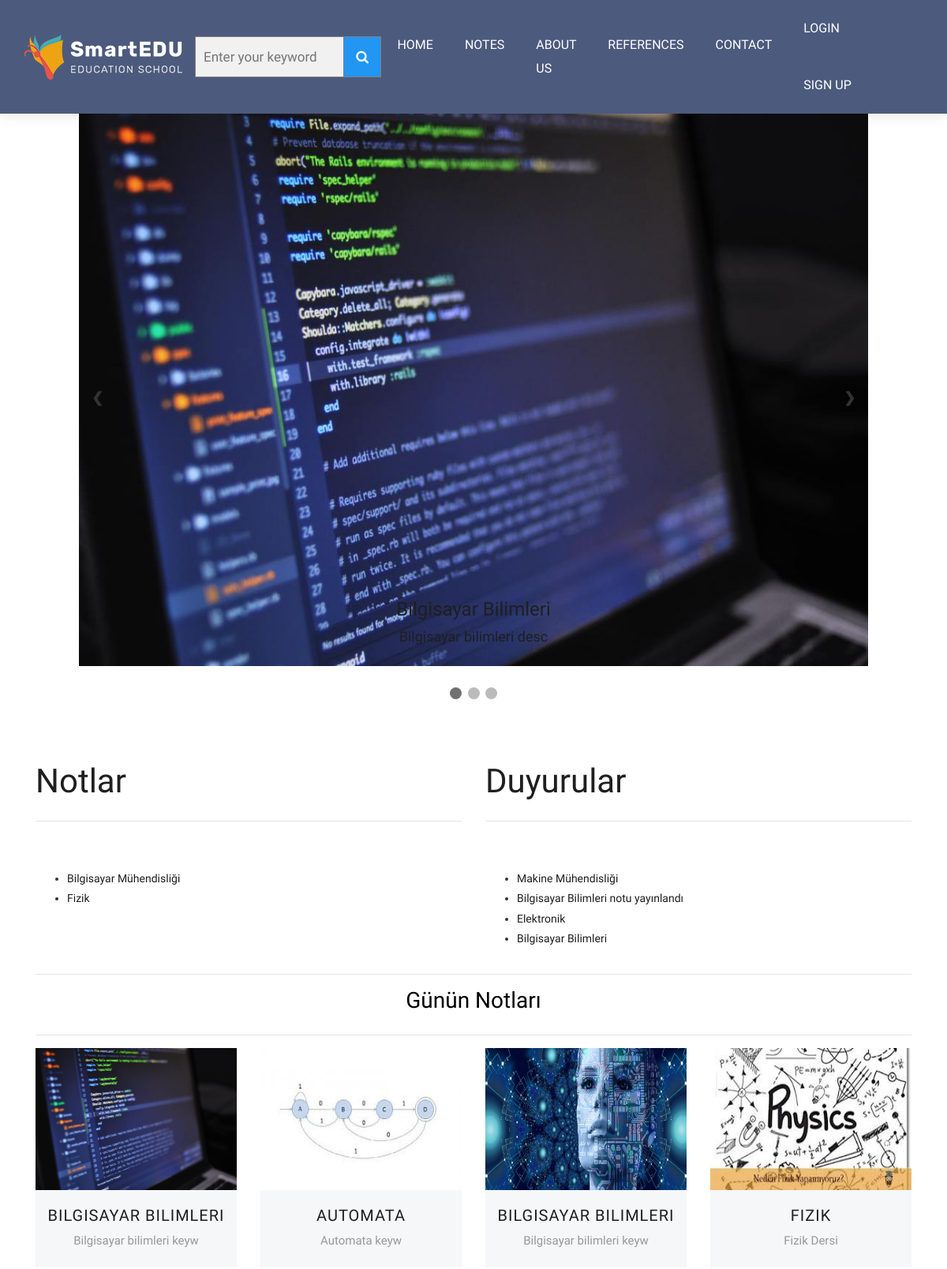
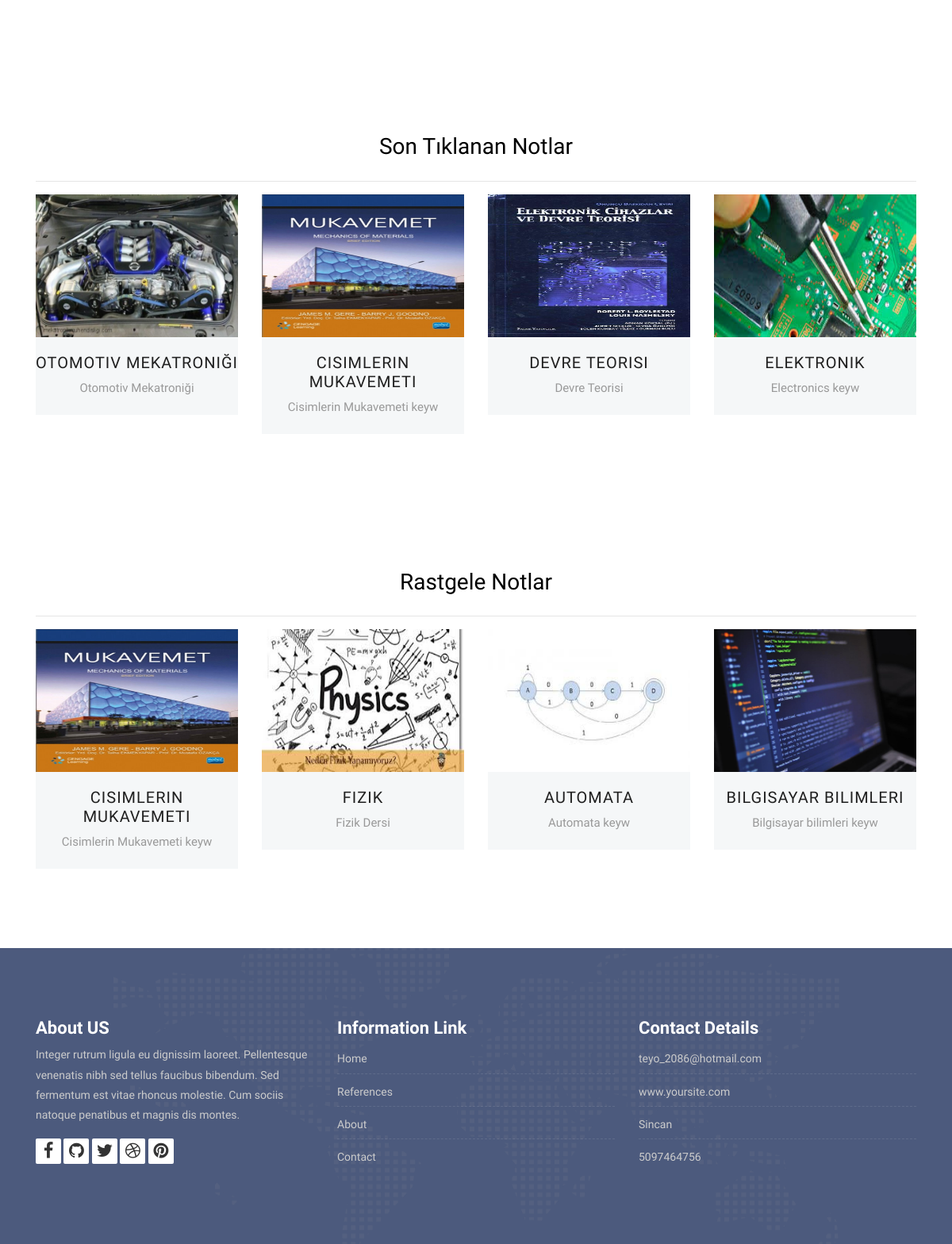
The page / on the database its author committed (2 pictures, top to bottom).
### Note/models.py (models this page shows, shortened)
class Note(models.Model):
    STATUS = (
        ('True', 'Evet'),
        ('False', 'Hayır'),
    )
    category=models.ForeignKey(Category,on_delete=models.CASCADE)#category tablosu ile ilişki
    title = models.CharField(blank=True,max_length=100)
    keywords = models.CharField(blank=True,max_length=255)
    description = models.CharField(blank=True,max_length=255)
    image = models.ImageField(blank=True,upload_to='images/')
    status = models.CharField(max_length=10, choices=STATUS)
    slug = models.SlugField(null=False,unique=True)
    detail=RichTextUploadingField()
    created_at=models.DateTimeField(auto_now_add=True)
    updated_at=models.DateTimeField(auto_now=True)

### content/models.py (models this page shows, shortened)
class Content(models.Model):
    STATUS = (
        ('True', 'Evet'),
        ('False', 'Hayır'),
    )
    user=models.ForeignKey(User,on_delete=models.SET_NULL,null=True)
    type=models.CharField(max_length=10,choices=TYPE)
    title=models.CharField(max_length=150)
    keywords=models.CharField(blank=True,max_length=255)
    description=models.CharField(blank=True,max_length=255)
    image=models.ImageField(upload_to='images/')
    detail=RichTextUploadingField()
    slug=models.SlugField(null=False,unique=True)
    status=models.CharField(max_length=10,choices=STATUS)
    create_at=models.DateTimeField(auto_now_add=True)
    update_at=models.DateTimeField(auto_now=True)
    def image_tag(self):
        return mark_safe('<img src="{}" height="50"/>'.format(self.image.url))
    image_tag.short_description='Image'

### home/models.py (models this page shows, shortened)
class Setting(models.Model):
    STATUS = (
        ('True', 'Evet'),
        ('False', 'Hayır'),
    )
    title = models.CharField(max_length=150)
    keywords = models.CharField(max_length=250)
    description = models.CharField(max_length=250)
    company = models.CharField(max_length=50)
    address = models.CharField(max_length=150,blank=True)
    phone = models.CharField(max_length=15,blank=True)
    fax = models.CharField(max_length=15,blank=True)
    email = models.CharField(max_length=50,blank=True)
    smtpserver = models.CharField(max_length=20,blank=True)
    smtpsemail = models.CharField(max_length=20,blank=True)
    smtppassword = models.CharField(max_length=10,blank=True)
    smtpport = models.CharField(max_length=5,blank=True)
    icon=models.ImageField(blank=True,upload_to='images/')
    facebook = models.CharField(max_length=150,blank=True)
    Instagram = models.CharField(max_length=150,blank=True)
    twitter= models.CharField(max_length=150,blank=True)
    aboutus = RichTextUploadingField(blank=True)
    contactus = RichTextUploadingField(blank=True)
    references = RichTextUploadingField(blank=True)
    status = models.CharField(max_length=10, choices=STATUS)
    created_at=models.DateTimeField(auto_now_add=True)
    updated_at=models.DateTimeField(auto_now=True)

### home/views.py (the view)
# urls.py: path('',views.index,name='index'),
def index(request):
    setting= Setting.objects.get(pk=1)
    sliderdata=Note.objects.all()[:3]
    category=Category.objects.all()
    daynotes=Note.objects.all()[:4]
    lastnotes = Note.objects.all().order_by('-id')[:4]
    randomnotes = Note.objects.all().order_by('?')[:4]
    news=Content.objects.filter(type='not',status='True').order_by('-id')[:4]
    announcements=Content.objects.filter(type='duyuru',status='True').order_by('-id')[:4]
    context={'setting':setting,
             'category':category,
             'news':news,
             'announcements':announcements,
             'page':'home',
             'sliderdata':sliderdata,
             'daynotes':daynotes,
             'lastnotes':lastnotes,
             'randomnotes':randomnotes,
             }
    return render(request,'index.html' ,context)

### home/templates/index.html (shortened to what this page needs)
{% extends "homebase.html" %}
{% block slider %}{% include "slider.html" %}{% endblock %}
{% block content %}{% include "content.html" %}{% endblock %}

### home/templates/slider.html
{% load static %}
<div class="slideshow-container">
    {% for rs in sliderdata %}
        <div class="mySlides">
            <div class="numbertext"></div>
            <a href="/note/{{ rs.id }}/{{ rs.slug }}"><img src="{{ rs.image.url }}" alt="" style="width:100%" height="700 px"></a>
            <div class="text">
                <h1>{{ rs.title }}</h1>
                <h3 class="flex-md-wrap">{{ rs.description }}</h3>
            </div>
        </div>
    {% endfor %}
    <a class="prev" onclick="plusSlides(-1)">&#10094;</a>
    <a class="next" onclick="plusSlides(1)">&#10095;</a>
</div>
<br>
<div style="text-align:center">
    <span class="dot" onclick="currentSlide(1)"></span>
    <span class="dot" onclick="currentSlide(2)"></span>
    <span class="dot" onclick="currentSlide(3)"></span>
</div>

### home/templates/content.html
{% load static %}
<div id="notes" class="section wb">
    <div class="container">
        <div class="row">
            <div class="col-md-6">
                <div class="section-title">
                    <h3 class="title">Notlar</h3>
                    <hr>
                </div>
                <ul class="list">
                    {% for rs in news %}
                        <li><a href="/content/{{ rs.id }}/{{ rs.slug }}">{{ rs.title }}</a></li>
                    {% endfor %}
                </ul>
            </div>
            <div class="col-md-6">
                <div class="section-title">
                    <h3 class="title">Duyurular</h3>
                    <hr>
                </div>
                <ul class="list">
                    {% for rs in announcements %}
                        <li><a href="/content/{{ rs.id }}/{{ rs.slug }}">{{ rs.title }}</a></li>
                    {% endfor %}
                </ul>
            </div>
        </div>
        <hr>
    </div>
    <div class="container">
        <h2>Günün Notları</h2>
        <hr>
        <div class="row">
            {% for rs in daynotes %}
                <div class="col-lg-3 col-md-6 col-12">
                    <div class="our-team">
                        <div class="team-img">
                            <img src="{{ rs.image.url }}" alt="" style="height: 180px">
                        </div>
                        <div class="team-content">
                            <a href="/note/{{ rs.id }}/{{ rs.slug }}"><h3 class="title">{{ rs.title }}</h3></a>
                            <span class="post">{{ rs.keywords }}</span>
                        </div>
                    </div>
                </div>
            {% endfor %}
        </div>
    </div>
</div>
<div id="notes" class="section wb">
    <div class="container">
        <h2>Son Tıklanan Notlar</h2>
        <hr>
        <div class="row">
            {% for rs in lastnotes %}
                <div class="col-lg-3 col-md-6 col-12">
                    <div class="our-team">
                        <div class="team-img">
                            <img src="{{ rs.image.url }}" alt="" style="height: 180px">
                        </div>
                        <div class="team-content">
                            <a href="/note/{{ rs.id }}/{{ rs.slug }}"><h3 class="title">{{ rs.title }}</h3></a>
                            <span class="post">{{ rs.keywords }}</span>
                        </div>
                    </div>
                </div>
            {% endfor %}
        </div>
    </div>
</div>
<div id="notes" class="section wb">
    <div class="container">
        <h2>Rastgele Notlar</h2>
        <hr>
        <div class="row">
            {% for rs in randomnotes %}
                <div class="col-lg-3 col-md-6 col-12">
                    <div class="our-team">
                        <div class="team-img">
                            <img src="{{ rs.image.url }}" alt="" style="height: 180px">
                        </div>
                        <div class="team-content">
                            <a href="/note/{{ rs.id }}/{{ rs.slug }}"><h3 class="title">{{ rs.title }}</h3></a>
                            <span class="post">{{ rs.keywords }}</span>
                        </div>
                    </div>
                </div>
            {% endfor %}
        </div>
    </div>
</div>

### home/templates/footer.html (shortened to what this page needs)
{% load static %}
<footer class="footer">
        <div class="container">
            <div class="row">
                <div class="col-lg-4 col-md-4 col-xs-12">
                    <div class="widget clearfix">
                        <div class="widget-title">
                            <h3>About US</h3>
                        </div>
                        <p> Integer rutrum ligula eu dignissim laoreet. Pellentesque venenatis nibh sed tellus faucibus bibendum. Sed fermentum est vitae rhoncus molestie. Cum sociis natoque penatibus et magnis dis montes.</p>
						<div class="footer-right">
							<ul class="footer-links-soi">
								<li><a href="#"><i class="fa fa-facebook"></i></a></li>
								<li><a href="#"><i class="fa fa-github"></i></a></li>
								<li><a href="#"><i class="fa fa-twitter"></i></a></li>
								<li><a href="#"><i class="fa fa-dribbble"></i></a></li>
								<li><a href="#"><i class="fa fa-pinterest"></i></a></li>
							</ul>
						</div>
                    </div>
                </div>
				<div class="col-lg-4 col-md-4 col-xs-12">
                    <div class="widget clearfix">
                        <div class="widget-title">
                            <h3>Information Link</h3>
                        </div>
                        <ul class="footer-links">
                            <li><a href="/">Home</a></li>
                            <li><a href="/references">References</a></li>
							<li><a href="/about">About</a></li>
							<li><a href="/contact">Contact</a></li>
                        </ul>
                    </div>
                </div>
                <div class="col-lg-4 col-md-4 col-xs-12">
                    <div class="widget clearfix">
                        <div class="widget-title">
                            <h3>Contact Details</h3>
                        </div>
                        <ul class="footer-links">
                            <li><a href="mailto:#">{{ setting.email }}</a></li>
                            <li><a href="#">www.yoursite.com</a></li>
                            <li>{{ setting.address }}</li>
                            <li>{{ setting.phone}}</li>
                        </ul>
                    </div>
                </div>
            </div>
        </div>
    </footer>

### home/static/style.css (style rules this page uses)
body { color: #333333; font-size: 14px; font-family: 'Rubik', sans-serif; line-height: 1.80857; }
html, body { height: 100%; }
a { color: #1f1f1f; text-decoration: none !important; outline: none !important; -webkit-transition: all .3s ease-in-out; -moz-transition: all .3s ease-in-out; -ms-transition: all .3s ease-in-out; -o-transition: all .3s ease-in-out; transition: all .3s ease-in-out; }
h1, h2, h3, h4, h5, h6 { letter-spacing: 0; font-weight: normal; position: relative; padding: 0 0 10px 0; font-weight: normal; line-height: 120% !important; color: #1f1f1f; margin: 0 }
h1 { font-size: 24px }
h2 { font-size: 22px }
h3 { font-size: 18px }
a { color: #1f1f1f; text-decoration: none; outline: none; }
a, .btn { text-decoration: none !important; outline: none !important; -webkit-transition: all .3s ease-in-out; -moz-transition: all .3s ease-in-out; -ms-transition: all .3s ease-in-out; -o-transition: all .3s ease-in-out; transition: all .3s ease-in-out; }
.section { display: block; position: relative; overflow: hidden; padding: 70px 0; }
.section.wb { background-color: #ffffff; }
.section-title { display: block; position: relative; margin-bottom: 60px; }
.section-title h3 { font-size: 42px; font-weight: 500; line-height: 62px; margin: 0 0 25px; padding: 0; text-transform: none; }
.footer { padding: 90px 0 80px !important; color: #cccccc; background:#4c5a7d url('images/world-map.png') no-repeat center; }
.footer .widget-title { position: relative; display: block; margin-bottom: 10px; }
.footer .widget-title h3 { color: #fff; font-weight: 700; font-size: 22px; padding: 0; margin: 0; line-height: 1 !important; }
.footer-links { list-style: none; padding: 0; }
.footer-links a { color: #cccccc; }
.footer-links li { margin-bottom: 5px; display: block; width: 100%; padding: 5px 0px; border-bottom: 1px dashed rgba(255, 255, 255, 0.1); }
.footer-links li:last-child { margin-bottom: 0; padding-bottom: 0; border: 0; }
.footer-links-soi { margin: 0px; padding: 0px; }
.footer-links-soi li { display: inline-block; }
.footer-links-soi li a { background: #ffffff; color: #333333; width: 32px; height: 32px; display: block; font-size: 22px; text-align: center; line-height: 32px; border-radius: 2px; }
.footer-links-soi li a i { -webkit-transition: all 0.6s ease; -o-transition: all 0.6s ease; transition: all 0.6s ease; }
.our-team { text-align: center; margin-bottom: 30px; }
.our-team .team-img { overflow: hidden; position: relative; }
.our-team .team-img img { width: 100%; height: auto; }
.our-team .team-content { padding: 20px 0; background: #f5f7f8; color: #54478a; }
.our-team .title { display: block; font-size: 20px; font-weight: 500; letter-spacing: 1px; text-transform: uppercase; margin: 0 0 7px 0; padding: 0px; }
.our-team .post { display: block; font-size: 15px; color: #999; }

### home/static/css/slider.css (style rules this page uses)
* { box-sizing:border-box }
.slideshow-container { max-width: 1000px; position: relative; margin: auto; }
.mySlides { display: none; }
.prev, .next { cursor: pointer; position: absolute; top: 50%; width: auto; margin-top: -22px; padding: 16px; color: white; font-weight: bold; font-size: 18px; transition: 0.6s ease; border-radius: 0 3px 3px 0; user-select: none; }
.next { right: 0; border-radius: 3px 0 0 3px; }
.text { color: #f2f2f2; font-size: 15px; padding: 8px 12px; position: absolute; bottom: 8px; width: 100%; text-align: center; }
.numbertext { color: #f2f2f2; font-size: 12px; padding: 8px 12px; position: absolute; top: 0; }
.dot { cursor: pointer; height: 15px; width: 15px; margin: 0 2px; background-color: #bbb; border-radius: 50%; display: inline-block; transition: background-color 0.6s ease; }
.active, .dot:hover { background-color: #717171; }

### home/static/css/tabs.css (style rules this page uses)
body { background:#fff; font-family: 'Arimo', sans-serif; }
h2 { color:#000; text-align:center; font-size:2em; }

### home/static/css/search.css (style rules this page uses)
* { box-sizing: border-box; }

### rows shown on the page
Note: image (picture), title "Bilgisayar Bilimleri", description "Bilgisayar bilimleri desc", title "BILGISAYAR BILIMLERI", keywords "Bilgisayar bilimleri keyw"
Content: title "Bilgisayar Mühendisliği"
Content: title "Fizik"
Content: title "Makine Mühendisliği"
Content: title "Bilgisayar Bilimleri notu yayınlandı"
Content: title "Elektronik"
Content: title "Bilgisayar Bilimleri"
Note: image (picture), title "AUTOMATA", keywords "Automata keyw"
Note: image (picture), title "BILGISAYAR BILIMLERI", keywords "Bilgisayar bilimleri keyw"
Note: image (picture), title "FIZIK", keywords "Fizik Dersi"
Note: image (picture), title "OTOMOTIV MEKATRONIĞI", keywords "Otomotiv Mekatroniği"
Note: image (picture), title "CISIMLERIN MUKAVEMETI", keywords "Cisimlerin Mukavemeti keyw"
Note: image (picture), title "DEVRE TEORISI", keywords "Devre Teorisi"
Note: image (picture), title "ELEKTRONIK", keywords "Electronics keyw"
Setting: email "teyo_2086@hotmail.com", address "Sincan", phone "5097464756"
